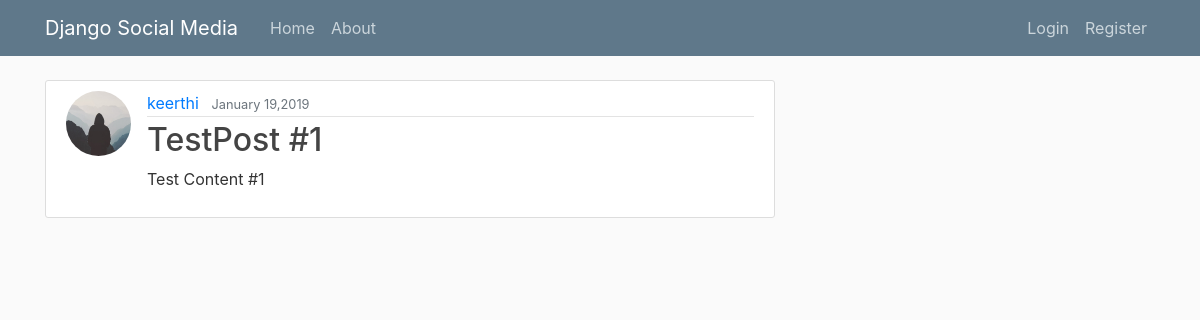
Screenshot of /post/11/ with the database file from the repository.
### blog/models.py (models this page shows, shortened)
class Post(models.Model):
    title = models.CharField(max_length = 100)
    content =  models.TextField() #Unrestricted text
    date_posted = models.DateTimeField(default = timezone.now) #current date time as created and changable
    author  = models.ForeignKey(User,on_delete=models.CASCADE) #telling that if a user is deleted then delete the user

### users/models.py (models this page shows, shortened)
class Profile(models.Model):
    user = models.OneToOneField(User , on_delete=models.CASCADE) #extending the user models
    image = models.ImageField(default='default.jpg',upload_to='profile_pics')

### blog/views.py (the view)
# urls.py: path('post/<int:pk>/', PostDetailView.as_view() , name='post-detail'),
class PostDetailView(DetailView):
    model = Post

### blog/templates/blog/post_detail.html (shortened to what this page needs)
{% extends "blog/base.html" %}
{% block content  %}
<article class="media content-section">
    <img class='rounded-circle article-img' src='{{ object.author.profile.image.url}}' >
        <div class="media-body">
          <div class="article-metadata">
            <a class="mr-2" href="{%  url 'user-posts' object.author.username %}">{{ object.author }}</a>
            <small class="text-muted">{{ object.date_posted |date:'F d,Y'}}</small>
          </div>
          <h2 class="article-title">{{ object.title }}</h2>
          <p class="article-content">{{ object.content }}</p>
        </div>
      </article>
{% endblock content %}

### blog/static/blog/main.css (style rules this page uses)
body { background: #fafafa; color: #333333; margin-top: 5rem; }
h1, h2, h3, h4, h5, h6 { color: #444444; }
.content-section { background: #ffffff; padding: 10px 20px; border: 1px solid #dddddd; border-radius: 3px; margin-bottom: 20px; }
.article-title { color: #444444; }
.article-content { white-space: pre-line; }
.article-img { height: 65px; width: 65px; margin-right: 16px; }
.article-metadata { padding-bottom: 1px; margin-bottom: 4px; border-bottom: 1px solid #e3e3e3 }

### rows the page displays
Post: author.profile.image (placeholder picture), author "keerthi", date_posted "January 19,2019", title "TestPost #1", content "Test Content #1"
